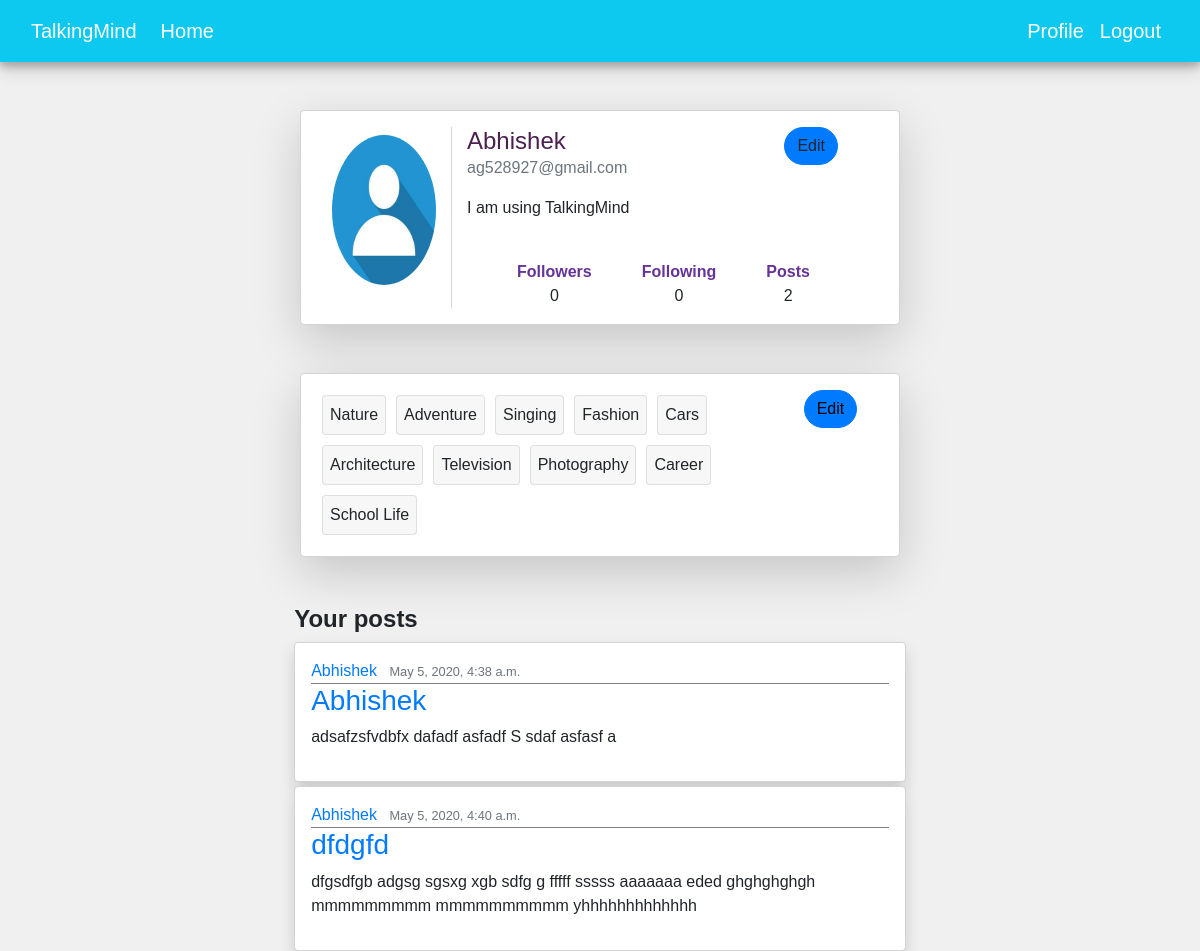
Page /profile/ (signed in) on the committed database.
### users/models.py (models this page shows, shortened)
class Profile(models.Model):
    user = models.OneToOneField(User, on_delete=models.CASCADE, related_name='profile')
    image = models.ImageField(default='default.jpeg', upload_to='profile_pics')
    about = models.CharField(max_length=150, default="I am using TalkingMind")
    article_category = models.ManyToManyField(ArticleCategory)
    followers = models.ManyToManyField(Followers, null=True)
    following = models.ManyToManyField(Following, null=True)

class ArticleCategory(models.Model):
    name = models.CharField(max_length=100)

### blog/models.py (models this page shows, shortened)
class Post(models.Model):
    title = models.CharField(max_length=100)
    content = models.TextField()
    date_posted = models.DateTimeField(default=timezone.now)
    author = models.ForeignKey(User, on_delete=models.CASCADE)
    category = models.ForeignKey(ArticleCategory, on_delete=models.CASCADE,null=True)
    image = models.ImageField(upload_to='post_pics',null=True)

### users/views.py (the view)
# urls.py: path('profile/',user_views.profile, name='profile'),
@login_required
def profile(request):
    rec_request = FollowRequest.objects.filter(to_user=request.user.id)
    if request.method == 'POST':
        user_form = UserUpdateForm(request.POST, instance=request.user)
        profile_form = ProfileUpdateForm(request.POST, request.FILES, instance=request.user.profile)
        if user_form.is_valid() and profile_form.is_valid():
            user_form.save()
            profile_form.save()
            messages.success(request, f'Your profile has been updated successfully')
            return redirect('profile')
    else:
        user_form = UserUpdateForm(instance=request.user)
        profile_form = ProfileUpdateForm(instance=request.user.profile)
    post = Post.objects.filter(author_id=request.user)
    article_category = [name for id, name in Profile.objects.get(user=request.user).article_category.values_list()]
    current_user_profile = Profile.objects.filter(user=request.user).first()
    following_count = current_user_profile.following.all().count()
    followers_count = current_user_profile.followers.all().count()
    following_list = current_user_profile.following.all()
    followers_list = current_user_profile.followers.all()
    context = {
        'user_form': user_form,
        'profile_form': profile_form,
        'article_category': article_category,
        'posts': post,
        'rec_request': rec_request,
        'following_count': following_count,
        'followers_count': followers_count,
        'following_list': following_list,
        'followers_list': followers_list
    }
    return render(request, 'users/userprofile.html', context)

### users/templates/users/userprofile.html (shortened to what this page needs)
{% extends 'blog/base.html' %} {% block content %}
<div class="container col-lg-6 col-md-10 offset-md-1 offset-lg-3 mt-5 shadow-lg p-3 mb-5 bg-white rounded" id="profile" style="background-color: white;">
    <div class="row container">
        <img class="rounded-circle account-img col-3 mt-2" height="150px" src="{{user.profile.image.url}}">
        <div class="col-9 profile-content ">
            <h4 class="account-heading" style="color:#4b204f;display: inline">{{user.username}}</h4>
            <a id="button" class="button btn btn-primary" onclick="showModal()" style="display: inline;float: right; border-radius: 30px;">Edit</a>
            <p class="text-secondary">{{user.email}}</p>
            <p class="content">{{user.profile.about}}</p>
            <br>
                <div style="float: left; margin-left: 50px;">
                    <strong style="color: rebeccapurple">Followers<br></strong>
                    <center>{{followers_count}}</center>
                </div>
                <div style="float: left;margin-left: 50px">
                    <strong style="color: rebeccapurple">Following<br></strong>
                    <center>{{following_count}}</center>
                </div>
                <div style="float: left;margin-left: 50px">
                    <strong style="color: rebeccapurple">Posts<br></strong>
                    <center>{{posts.count}}</center>
                </div>
        </div>
    </div>
</div>
<div class="container col-lg-6 col-md-10 offset-md-1 offset-lg-3 mt-5 shadow-lg p-3 mb-5 bg-white rounded" id="profile" style="background-color: white;">
    <div class="col-md-12">
        {% if article_category %}
        <div class="row">
            <div class="col-md-10">
                <div class="row">
                    {% for category in article_category %}
                    <div class="card" style="margin: 5px;">
                        <div class="card-header" style="padding: 7px;">{{category}}</div>
                    </div>
                    {% endfor %}
                </div>
            </div>
            <div class="col-md-2">
                <a id="button" href="{% url 'fav_article_category' %}" class="button btn btn-primary" style="color:black;display: inline;float: left; border-radius: 30px;">Edit</a>
            </div>
        </div>
        {% endif %}
    </div>
</div>
<div class=" container col-8 offset-2 ">
    <div class="container col-10 offset-1 mt-2 ">
        <h4 class="mt-4 "><strong>Your posts</strong></h4>
        {% if posts.count > 0 %}
            {% for post in posts %}
            <div id="post " class="post shadow p-3 mb-1 bg-white rounded " style="background-color: white; ">
                <div class="article-metadata ">
                    <a class="mr-2 " href="#">{{ post.author }}</a>
                    <small class="text-muted ">{{ post.date_posted }}</small>
                </div>
                <h3><a class="article-title " href="{% url 'post-update' post.id %} ">{{ post.title }}</a></h3>
                <p class="article-content ">{{ post.content }}</p>
            </div>
            {% endfor %}
        {% else %}
                    <h5>You haven't posted anything yet</h5>
        {% endif %}
    </div>
</div>
{% endblock content %}

### blog/templates/blog/base.html (shortened to what this page needs)
{% load static %}
<!DOCTYPE html>
<html lang="en">
<head>
    <link href="https://stackpath.bootstrapcdn.com/bootstrap/4.4.1/css/bootstrap.min.css" rel="stylesheet">
    <link rel="stylesheet" href="http://code.jquery.com/ui/1.8.18/themes/base/jquery-ui.css" type="text/css" media="all" />
    <link href="{% static 'blog/main.css' %}" rel="stylesheet" type="text/css" >
    <link rel="stylesheet" href="https://use.fontawesome.com/releases/v5.8.2/css/all.css">
</head>
<body>
        <nav class="navbar navbar-dark navbar-expand-lg my-0 mainNav">
            <div class="container-fluid">
                <a class="navbar-brand" href="{% url 'login-home' %}">TalkingMind</a>
                <div id="navMenu" class="collapse navbar-collapse">
                    <ul class= "nav navbar-nav ">
                        {% if user.is_authenticated %}
                        <li class="nav-item"><a class="nav-link" href="{% url 'login-home' %}">Home<span class="sr-only">(current)</span></a>
                        </li>
                        {% else %}
                        <li class="nav-item">
                            <a class="nav-link" href="{% url 'blog-home' %}">Home<span class="sr-only">(current)</span></a>
                        </li>
                        {% endif %}
                    </ul>
                        <ul class= "nav navbar-nav ml-auto">
                            {% if user.is_authenticated %}
                            <li class="nav-item">
                                <a class="nav-link" href="{% url 'profile' %}">Profile<span class="sr-only">(current)</span></a>
                            </li>
                            <li class="nav-item">
                                <a class="nav-link" href="{% url 'logout' %}">Logout</a>
                            </li>
                            {% else %}
                                <li class="nav-item"><a class="nav-link" href="{% url 'login'%}">Login</a></li>
                                <li class="nav-item"><a class="nav-link" href="{% url 'registration-form'%}">Sign Up</a></li>
                            {% endif %}
                        </ul>
                </div>
            </div>
        </nav>
        {% block content %}
        {% endblock content %}
</body>
</html>

### blog/static/blog/main.css (style rules this page uses)
html,body { width:100%; height:100%; }
body { background-color: #F0F0F0; padding-bottom: 40px; font-family: Helvetica; }
.article-metadata { border-bottom: 1px solid gray; }
.post { padding: 5px; border:1px solid lightgray; background-color: white; }
#profile { border:1px solid lightgray; border-radius: 40px; padding: 5px; }
.profile-content { border-left: 1px solid lightgray; }
.mainNav { background-color: #0dc9ef; box-shadow: 0 5px 7px 0px rgba(0, 0, 0, 0.2), 0 6px 20px 0 rgba(0, 0, 0, 0.19); }
.mainNav .navbar-brand { color: white; }
.mainNav ul li a { color: white !important; font-size: 20px; text-decoration: none; }
.btn { font-weight: 500; }
.card { margin: 10px 0px; }
.card-header { border-bottom: none; padding: 8px 15px; }

### rows in the picture
ArticleCategory: article_category "Nature"
ArticleCategory: article_category "Adventure"
ArticleCategory: article_category "Singing"
ArticleCategory: article_category "Fashion"
ArticleCategory: article_category "Cars"
ArticleCategory: article_category "Architecture"
ArticleCategory: article_category "Television"
ArticleCategory: article_category "Photography"
ArticleCategory: article_category "Career"
ArticleCategory: article_category "School Life"
Post: author "Abhishek", date_posted "May 5, 2020, 4:38 a.m.", title "Abhishek", content "adsafzsfvdbfx dafadf asfadf S sdaf asfasf a"
Post: author "Abhishek", date_posted "May 5, 2020, 4:40 a.m.", title "dfdgfd", content "dfgsdfgb adgsg sgsxg xgb sdfg g fffff sssss aaaaaaa eded ghghghghgh mmmmmmmmm mmmmmmmmmm yhhhhhhhhhhhhh"

### other values in the picture
{{ user.username }} "Abhishek"
{{ user.email }} "ag528927@gmail.com"
{{ user.profile.about }} "I am using TalkingMind"
{{ followers_count }} "0"
{{ following_count }} "0"
{{ posts.count }} "2"
